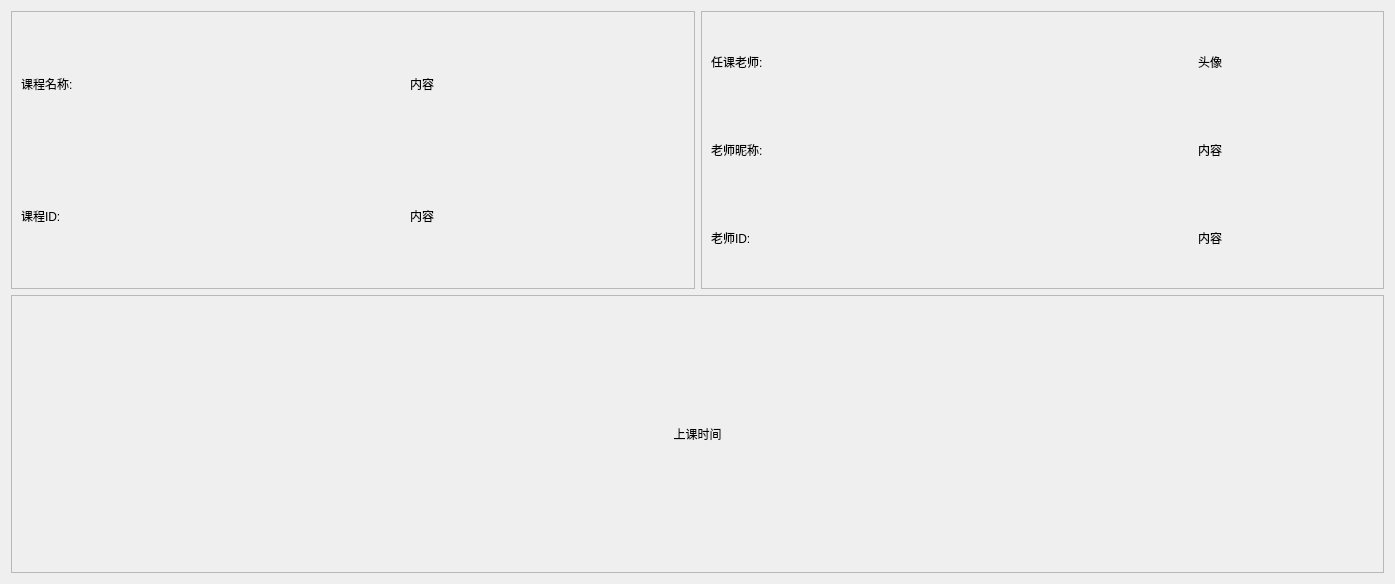
<?xml version="1.0" encoding="UTF-8"?>
<ui version="4.0">
 <class>zgnep_courseItemShow</class>
 <widget class="QDialog" name="zgnep_courseItemShow">
  <property name="geometry">
   <rect>
    <x>0</x>
    <y>0</y>
    <width>1395</width>
    <height>584</height>
   </rect>
  </property>
  <property name="windowTitle">
   <string>Dialog</string>
  </property>
  <layout class="QGridLayout" name="gridLayout">
   <item row="0" column="0">
    <widget class="QFrame" name="frame">
     <property name="frameShape">
      <enum>QFrame::StyledPanel</enum>
     </property>
     <property name="frameShadow">
      <enum>QFrame::Raised</enum>
     </property>
     <layout class="QGridLayout" name="gridLayout_3" rowstretch="0,0" columnstretch="1,4">
      <item row="0" column="0">
       <widget class="QLabel" name="label">
        <property name="text">
         <string>课程名称:</string>
        </property>
        <property name="alignment">
         <set>Qt::AlignLeading|Qt::AlignLeft|Qt::AlignVCenter</set>
        </property>
       </widget>
      </item>
      <item row="0" column="1">
       <widget class="QLabel" name="labelCourseName">
        <property name="text">
         <string>内容</string>
        </property>
        <property name="alignment">
         <set>Qt::AlignCenter</set>
        </property>
       </widget>
      </item>
      <item row="1" column="0">
       <widget class="QLabel" name="label_2">
        <property name="text">
         <string>课程ID:</string>
        </property>
        <property name="alignment">
         <set>Qt::AlignLeading|Qt::AlignLeft|Qt::AlignVCenter</set>
        </property>
       </widget>
      </item>
      <item row="1" column="1">
       <widget class="QLabel" name="labelCourseID">
        <property name="text">
         <string>内容</string>
        </property>
        <property name="alignment">
         <set>Qt::AlignCenter</set>
        </property>
       </widget>
      </item>
     </layout>
    </widget>
   </item>
   <item row="2" column="0" colspan="2">
    <widget class="QFrame" name="frame_3">
     <property name="frameShape">
      <enum>QFrame::StyledPanel</enum>
     </property>
     <property name="frameShadow">
      <enum>QFrame::Raised</enum>
     </property>
     <layout class="QGridLayout" name="gridLayout_2">
      <item row="0" column="0">
       <widget class="QLabel" name="labelShowTime">
        <property name="text">
         <string>上课时间</string>
        </property>
        <property name="alignment">
         <set>Qt::AlignCenter</set>
        </property>
       </widget>
      </item>
     </layout>
    </widget>
   </item>
   <item row="0" column="1">
    <widget class="QFrame" name="frame_2">
     <property name="frameShape">
      <enum>QFrame::StyledPanel</enum>
     </property>
     <property name="frameShadow">
      <enum>QFrame::Raised</enum>
     </property>
     <layout class="QGridLayout" name="gridLayout_4" columnstretch="1,1">
      <item row="0" column="0">
       <widget class="QLabel" name="label_4">
        <property name="text">
         <string>任课老师:</string>
        </property>
       </widget>
      </item>
      <item row="2" column="1">
       <widget class="QLabel" name="labelTeacherID">
        <property name="text">
         <string>内容</string>
        </property>
        <property name="alignment">
         <set>Qt::AlignCenter</set>
        </property>
       </widget>
      </item>
      <item row="1" column="0">
       <widget class="QLabel" name="label_8">
        <property name="text">
         <string>老师昵称:</string>
        </property>
        <property name="alignment">
         <set>Qt::AlignLeading|Qt::AlignLeft|Qt::AlignVCenter</set>
        </property>
       </widget>
      </item>
      <item row="2" column="0">
       <widget class="QLabel" name="label_9">
        <property name="text">
         <string>老师ID:</string>
        </property>
       </widget>
      </item>
      <item row="0" column="1">
       <widget class="QLabel" name="labelTeacherImage">
        <property name="text">
         <string>头像</string>
        </property>
        <property name="alignment">
         <set>Qt::AlignCenter</set>
        </property>
       </widget>
      </item>
      <item row="1" column="1">
       <widget class="QLabel" name="label_teacherName">
        <property name="text">
         <string>内容</string>
        </property>
        <property name="alignment">
         <set>Qt::AlignCenter</set>
        </property>
       </widget>
      </item>
     </layout>
    </widget>
   </item>
  </layout>
 </widget>
 <resources/>
 <connections/>
</ui>
